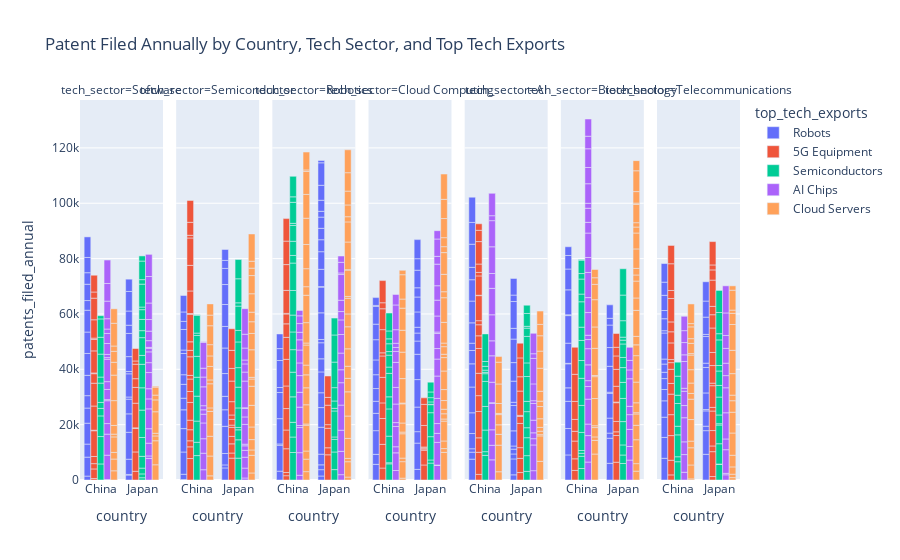

The code cell stored with this chart in its notebook:
### Markdown cell above
### Patent Filed Annually by Country, Tech Sector, and Top Tech Exports

### Code cell
fig = px.bar(
    df, 
    x='country', 
    y='patents_filed_annual', 
    color='top_tech_exports', 
    facet_col='tech_sector', 
    title='Patent Filed Annually by Country, Tech Sector, and Top Tech Exports',
    labels={'market_share':'Market Share (%)'}, 
    barmode='group',
    color_continuous_scale=px.colors.sequential.Rainbow
)

fig.show()

### Figure 1 — Plotly figure (JSON) as saved in the notebook; plotly's stock layout.template omitted (floating-point values rounded to 4 significant figures)
{"data": [{"alignmentgroup": "True", "hovertemplate": "top_tech_exports=Robots<br>tech_sector=Software<br>country=%{x}<br>patents_filed_annual=%{y}<extra></extra>", "legendgroup": "Robots", "marker": {"color": "#636efa", "pattern": {"shape": ""}}, "name": "Robots", "offsetgroup": "Robots", "orientation": "v", "showlegend": true, "textposition": "auto", "type": "bar", "x": ["China", "China", "China", "Japan", "China", "China", "China", "China", "China", "Japan", "China", "Japan", "Japan", "China", "China", "Japan", "Japan", "Japan", "Japan", "China", "Japan", "Japan", "Japan", "Japan", "Japan", "China", "Japan", "China", "China", "Japan"], "xaxis": "x", "y": [1415, 6850, 4711, 1791, 7553, 5465, 4477, 7349, 7903, 214, 7736, 5514, 9728, 7882, 3495, 6653, 5318, 772, 8378, 5894, 834, 5376, 8381, 2970, 5122, 4167, 7079, 5512, 7430, 4434], "yaxis": "y"}, {"alignmentgroup": "True", "hovertemplate": "top_tech_exports=Robots<br>tech_sector=Semiconductor<br>country=%{x}<br>patents_filed_annual=%{y}<extra></extra>", "legendgroup": "Robots", "marker": {"color": "#636efa", "pattern": {"shape": ""}}, "name": "Robots", "offsetgroup": "Robots", "orientation": "v", "showlegend": false, "textposition": "auto", "type": "bar", "x": ["China", "Japan", "China", "Japan", "Japan", "China", "China", "China", "Japan", "Japan", "Japan", "China", "Japan", "China", "China", "Japan", "China", "Japan", "China", "Japan", "China", "Japan", "Japan", "China", "China", "Japan", "Japan", "China"], "xaxis": "x2", "y": [186, 4363, 1896, 1095, 4122, 8032, 8451, 6794, 9819, 5972, 4857, 4199, 8235, 5017, 3463, 9229, 7670, 7791, 1247, 7923, 7432, 7224, 5825, 2923, 3415, 2884, 3959, 5945], "yaxis": "y2"}, {"alignmentgroup": "True", "hovertemplate": "top_tech_exports=Robots<br>tech_sector=Robotics<br>country=%{x}<br>patents_filed_annual=%{y}<extra></extra>", "legendgroup": "Robots", "marker": {"color": "#636efa", "pattern": {"shape": ""}}, "name": "Robots", "offsetgroup": "Robots", "orientation": "v", "showlegend": false, "textposition": "auto", "type": "bar", "x": ["China", "Japan", "Japan", "China", "Japan", "Japan", "Japan", "Japan", "Japan", "Japan", "China", "China", "Japan", "Japan", "Japan", "China", "Japan", "Japan", "Japan", "Japan", "China", "China", "Japan", "Japan", "Japan", "China", "Japan", "Japan", "Japan", "Japan", "Japan", "China", "Japan"], "xaxis": "x3", "y": [3194, 1445, 2286, 9374, 1744, 3857, 9737, 7096, 5350, 7543, 469, 9130, 4725, 5812, 1175, 9439, 9626, 9302, 174, 6254, 1814, 9761, 6362, 4329, 4127, 4293, 4042, 2094, 4004, 5404, 8118, 5294, 848], "yaxis": "y3"}, {"alignmentgroup": "True", "hovertemplate": "top_tech_exports=Robots<br>tech_sector=Cloud Computing<br>country=%{x}<br>patents_filed_annual=%{y}<extra></extra>", "legendgroup": "Robots", "marker": {"color": "#636efa", "pattern": {"shape": ""}}, "name": "Robots", "offsetgroup": "Robots", "orientation": "v", "showlegend": false, "textposition": "auto", "type": "bar", "x": ["Japan", "Japan", "Japan", "Japan", "Japan", "Japan", "Japan", "China", "Japan", "China", "China", "China", "Japan", "Japan", "China", "China", "China", "Japan", "Japan", "Japan", "China", "Japan", "China", "China", "China", "Japan", "China", "China"], "xaxis": "x4", "y": [3841, 9492, 4134, 8878, 9936, 9143, 4782, 5660, 2893, 3614, 8551, 6270, 2089, 5538, 4360, 4584, 5003, 5390, 3337, 6350, 5345, 4160, 7307, 5616, 6386, 6890, 391, 2816], "yaxis": "y4"}, {"alignmentgroup": "True", "hovertemplate": "top_tech_exports=Robots<br>tech_sector=AI<br>country=%{x}<br>patents_filed_annual=%{y}<extra></extra>", "legendgroup": "Robots", "marker": {"color": "#636efa", "pattern": {"shape": ""}}, "name": "Robots", "offsetgroup": "Robots", "orientation": "v", "showlegend": false, "textposition": "auto", "type": "bar", "x": ["China", "China", "Japan", "Japan", "China", "Japan", "China", "Japan", "China", "Japan", "Japan", "Japan", "China", "China", "China", "Japan", "China", "China", "Japan", "Japan", "Japan", "China", "China", "China", "Japan", "Japan", "China", "China", "Japan", "China", "Japan"], "xaxis": "x5", "y": [7535, 2522, 1861, 5757, 1225, 1789, 5508, 1744, 7495, 1133, 5468, 9172, 9302, 8388, 4812, 1156, 2646, 7342, 7644, 6692, 8501, 7875, 7719, 4470, 3885, 9687, 8355, 7876, 2323, 9110, 6017], "yaxis": "y5"}, {"alignmentgroup": "True", "hovertemplate": "top_tech_exports=Robots<br>tech_sector=Biotechnology<br>country=%{x}<br>patents_filed_annual=%{y}<extra></extra>", "legendgroup": "Robots", "marker": {"color": "#636efa", "pattern": {"shape": ""}}, "name": "Robots", "offsetgroup": "Robots", "orientation": "v", "showlegend": false, "textposition": "auto", "type": "bar", "x": ["Japan", "Japan", "China", "Japan", "China", "China", "Japan", "China", "Japan", "Japan", "China", "Japan", "Japan", "China", "China", "China", "China", "China", "China", "China", "Japan", "Japan", "China", "Japan"], "xaxis": "x6", "y": [6031, 9066, 9063, 1841, 9533, 9832, 5422, 4866, 8962, 407, 8687, 9357, 6771, 184, 7278, 9957, 285, 9015, 7527, 4893, 8131, 2440, 3156, 4857], "yaxis": "y6"}, {"alignmentgroup": "True", "hovertemplate": "top_tech_exports=Robots<br>tech_sector=Telecommunications<br>country=%{x}<br>patents_filed_annual=%{y}<extra></extra>", "legendgroup": "Robots", "marker": {"color": "#636efa", "pattern": {"shape": ""}}, "name": "Robots", "offsetgroup": "Robots", "orientation": "v", "showlegend": false, "textposition": "auto", "type": "bar", "x": ["Japan", "Japan", "China", "China", "China", "Japan", "Japan", "Japan", "China", "Japan", "Japan", "China", "China", "Japan", "China", "China", "China", "Japan", "China", "Japan", "China", "China", "China", "Japan", "China", "Japan", "China", "China", "Japan"], "xaxis": "x7", "y": [9291, 8532, 7846, 7534, 7311, 1624, 5524, 486, 5920, 6001, 9212, 4085, 3946, 1545, 2293, 2962, 1805, 9626, 9415, 770, 821, 4331, 2967, 6232, 5500, 5810, 4752, 6720, 6973], "yaxis": "y7"}, {"alignmentgroup": "True", "hovertemplate": "top_tech_exports=5G Equipment<br>tech_sector=Software<br>country=%{x}<br>patents_filed_annual=%{y}<extra></extra>", "legendgroup": "5G Equipment", "marker": {"color": "#EF553B", "pattern": {"shape": ""}}, "name": "5G Equipment", "offsetgroup": "5G Equipment", "orientation": "v", "showlegend": true, "textposition": "auto", "type": "bar", "x": ["Japan", "China", "Japan", "China", "Japan", "Japan", "China", "China", "China", "China", "Japan", "China", "China", "China", "China", "China", "Japan", "Japan", "Japan", "China", "China", "China", "Japan", "Japan", "China", "China", "China"], "xaxis": "x", "y": [3152, 535, 6988, 3461, 8492, 217, 1913, 2584, 9313, 190, 8901, 8734, 8250, 3435, 261, 7974, 5707, 3150, 5237, 4124, 496, 6625, 1163, 4502, 7806, 2232, 6056], "yaxis": "y"}, {"alignmentgroup": "True", "hovertemplate": "top_tech_exports=5G Equipment<br>tech_sector=Semiconductor<br>country=%{x}<br>patents_filed_annual=%{y}<extra></extra>", "legendgroup": "5G Equipment", "marker": {"color": "#EF553B", "pattern": {"shape": ""}}, "name": "5G Equipment", "offsetgroup": "5G Equipment", "orientation": "v", "showlegend": false, "textposition": "auto", "type": "bar", "x": ["Japan", "Japan", "China", "China", "China", "China", "China", "Japan", "Japan", "Japan", "Japan", "China", "Japan", "China", "China", "Japan", "China", "China", "Japan", "Japan", "China", "China", "China", "China", "Japan", "China", "Japan", "China", "China", "China", "China", "Japan", "China"], "xaxis": "x2", "y": [7899, 1851, 7757, 4218, 2188, 4000, 3452, 3305, 2705, 3254, 819, 6408, 2074, 3959, 4496, 1591, 1326, 6714, 4804, 7437, 2335, 3073, 9940, 293, 4579, 8153, 6527, 9240, 9895, 972, 4688, 7815, 7899], "yaxis": "y2"}, {"alignmentgroup": "True", "hovertemplate": "top_tech_exports=5G Equipment<br>tech_sector=Robotics<br>country=%{x}<br>patents_filed_annual=%{y}<extra></extra>", "legendgroup": "5G Equipment", "marker": {"color": "#EF553B", "pattern": {"shape": ""}}, "name": "5G Equipment", "offsetgroup": "5G Equipment", "orientation": "v", "showlegend": false, "textposition": "auto", "type": "bar", "x": ["China", "Japan", "Japan", "China", "China", "China", "China", "China", "China", "Japan", "China", "China", "China", "China", "Japan", "China", "Japan", "Japan", "China", "Japan", "China", "China"], "xaxis": "x3", "y": [1558, 9105, 2539, 1150, 8584, 6774, 7744, 8170, 9631, 7049, 7940, 4870, 3568, 210, 1315, 8323, 7023, 2826, 9313, 7723, 8482, 8138], "yaxis": "y3"}, {"alignmentgroup": "True", "hovertemplate": "top_tech_exports=5G Equipment<br>tech_sector=Cloud Computing<br>country=%{x}<br>patents_filed_annual=%{y}<extra></extra>", "legendgroup": "5G Equipment", "marker": {"color": "#EF553B", "pattern": {"shape": ""}}, "name": "5G Equipment", "offsetgroup": "5G Equipment", "orientation": "v", "showlegend": false, "textposition": "auto", "type": "bar", "x": ["China", "Japan", "Japan", "Japan", "China", "China", "Japan", "China", "Japan", "China", "China", "China", "Japan", "Japan", "China", "Japan", "China", "China", "China"], "xaxis": "x4", "y": [4313, 5432, 5339, 447, 8573, 9333, 366, 5644, 341, 9217, 7746, 1118, 7780, 7614, 8383, 2371, 7545, 2177, 8003], "yaxis": "y4"}, {"alignmentgroup": "True", "hovertemplate": "top_tech_exports=5G Equipment<br>tech_sector=AI<br>country=%{x}<br>patents_filed_annual=%{y}<extra></extra>", "legendgroup": "5G Equipment", "marker": {"color": "#EF553B", "pattern": {"shape": ""}}, "name": "5G Equipment", "offsetgroup": "5G Equipment", "orientation": "v", "showlegend": false, "textposition": "auto", "type": "bar", "x": ["Japan", "China", "Japan", "China", "China", "China", "China", "Japan", "Japan", "China", "Japan", "China", "China", "China", "Japan", "China", "China", "Japan", "China", "China", "China", "China", "China", "China", "Japan", "China", "Japan", "Japan"], "xaxis": "x5", "y": [2697, 2025, 5126, 7993, 5216, 9537, 5709, 3871, 8743, 8077, 2505, 8959, 4587, 3994, 411, 1469, 9046, 8780, 147, 6990, 1256, 3027, 8109, 4083, 5176, 2353, 6816, 5312], "yaxis": "y5"}, {"alignmentgroup": "True", "hovertemplate": "top_tech_exports=5G Equipment<br>tech_sector=Biotechnology<br>country=%{x}<br>patents_filed_annual=%{y}<extra></extra>", "legendgroup": "5G Equipment", "marker": {"color": "#EF553B", "pattern": {"shape": ""}}, "name": "5G Equipment", "offsetgroup": "5G Equipment", "orientation": "v", "showlegend": false, "textposition": "auto", "type": "bar", "x": ["Japan", "China", "Japan", "Japan", "China", "China", "China", "Japan", "Japan", "Japan", "China", "Japan", "Japan", "Japan", "Japan", "China", "Japan", "China", "China"], "xaxis": "x6", "y": [6429, 3463, 9640, 1334, 4185, 6418, 3535, 3757, 6770, 239, 4286, 5704, 6109, 4849, 3124, 6503, 4970, 9797, 9770], "yaxis": "y6"}, {"alignmentgroup": "True", "hovertemplate": "top_tech_exports=5G Equipment<br>tech_sector=Telecommunications<br>country=%{x}<br>patents_filed_annual=%{y}<extra></extra>", "legendgroup": "5G Equipment", "marker": {"color": "#EF553B", "pattern": {"shape": ""}}, "name": "5G Equipment", "offsetgroup": "5G Equipment", "orientation": "v", "showlegend": false, "textposition": "auto", "type": "bar", "x": ["China", "China", "China", "China", "China", "China", "Japan", "China", "China", "Japan", "Japan", "Japan", "Japan", "China", "Japan", "China", "Japan", "China", "Japan", "China", "China", "Japan", "Japan", "Japan", "Japan", "Japan", "Japan", "China", "Japan", "China", "China", "Japan", "Japan"], "xaxis": "x7", "y": [1842, 5298, 8906, 7561, 7424, 3869, 1249, 5103, 2406, 8991, 2058, 5568, 7055, 1110, 1317, 6010, 7834, 4022, 920, 3571, 8449, 6364, 4727, 8834, 4801, 3023, 9487, 2901, 3680, 9658, 6614, 1794, 8443], "yaxis": "y7"}, {"alignmentgroup": "True", "hovertemplate": "top_tech_exports=Semiconductors<br>tech_sector=Software<br>country=%{x}<br>patents_filed_annual=%{y}<extra></extra>", "legendgroup": "Semiconductors", "marker": {"color": "#00cc96", "pattern": {"shape": ""}}, "name": "Semiconductors", "offsetgroup": "Semiconductors", "orientation": "v", "showlegend": true, "textposition": "auto", "type": "bar", "x": ["Japan", "China", "Japan", "Japan", "Japan", "China", "Japan", "Japan", "China", "China", "China", "Japan", "Japan", "China", "Japan", "Japan", "Japan", "China", "Japan", "China", "China", "Japan", "China", "Japan", "Japan", "Japan", "China", "Japan", "Japan"], "xaxis": "x", "y": [819, 5803, 1383, 2091, 4254, 9897, 6809, 9906, 7458, 2709, 2169, 8056, 8492, 6981, 3210, 6414, 2527, 2176, 4064, 8298, 6081, 3518, 6630, 952, 8277, 1627, 1162, 6704, 1865], "yaxis": "y"}, {"alignmentgroup": "True", "hovertemplate": "top_tech_exports=Semiconductors<br>tech_sector=Semiconductor<br>country=%{x}<br>patents_filed_annual=%{y}<extra></extra>", "legendgroup": "Semiconductors", "marker": {"color": "#00cc96", "pattern": {"shape": ""}}, "name": "Semiconductors", "offsetgroup": "Semiconductors", "orientation": "v", "showlegend": false, "textposition": "auto", "type": "bar", "x": ["Japan", "China", "Japan", "Japan", "Japan", "China", "Japan", "Japan", "China", "Japan", "Japan", "Japan", "Japan", "China", "China", "Japan", "China", "China", "China", "Japan", "China", "China", "Japan"], "xaxis": "x2", "y": [7901, 8821, 6621, 3606, 861, 4814, 7065, 7495, 7645, 7051, 9295, 4153, 8783, 9012, 6839, 1183, 7558, 7528, 862, 8688, 6471, 119, 6960], "yaxis": "y2"}, {"alignmentgroup": "True", "hovertemplate": "top_tech_exports=Semiconductors<br>tech_sector=Robotics<br>country=%{x}<br>patents_filed_annual=%{y}<extra></extra>", "legendgroup": "Semiconductors", "marker": {"color": "#00cc96", "pattern": {"shape": ""}}, "name": "Semiconductors", "offsetgroup": "Semiconductors", "orientation": "v", "showlegend": false, "textposition": "auto", "type": "bar", "x": ["Japan", "China", "China", "Japan", "Japan", "China", "China", "Japan", "Japan", "Japan", "China", "China", "China", "China", "Japan", "China", "Japan", "China", "China", "China", "Japan", "China", "Japan", "China", "China", "China", "Japan", "China"], "xaxis": "x3", "y": [3749, 9932, 5599, 6377, 4541, 5313, 9192, 891, 9386, 961, 8922, 8138, 6398, 6097, 2648, 8884, 4821, 9909, 2745, 5125, 9223, 5709, 9805, 777, 7595, 1975, 6095, 7415], "yaxis": "y3"}, {"alignmentgroup": "True", "hovertemplate": "top_tech_exports=Semiconductors<br>tech_sector=Cloud Computing<br>country=%{x}<br>patents_filed_annual=%{y}<extra></extra>", "legendgroup": "Semiconductors", "marker": {"color": "#00cc96", "pattern": {"shape": ""}}, "name": "Semiconductors", "offsetgroup": "Semiconductors", "orientation": "v", "showlegend": false, "textposition": "auto", "type": "bar", "x": ["Japan", "Japan", "China", "Japan", "China", "Japan", "China", "China", "China", "Japan", "China", "Japan", "Japan", "Japan", "China", "China", "China", "China", "Japan", "China", "China", "Japan", "China"], "xaxis": "x4", "y": [6107, 1125, 5829, 8423, 408, 8660, 9607, 9844, 4360, 2906, 8484, 143, 863, 1533, 2273, 4312, 1287, 2825, 2059, 1770, 2856, 3542, 6477], "yaxis": "y4"}, {"alignmentgroup": "True", "hovertemplate": "top_tech_exports=Semiconductors<br>tech_sector=AI<br>country=%{x}<br>patents_filed_annual=%{y}<extra></extra>", "legendgroup": "Semiconductors", "marker": {"color": "#00cc96", "pattern": {"shape": ""}}, "name": "Semiconductors", "offsetgroup": "Semiconductors", "orientation": "v", "showlegend": false, "textposition": "auto", "type": "bar", "x": ["Japan", "Japan", "Japan", "Japan", "China", "China", "Japan", "China", "China", "Japan", "Japan", "China", "Japan", "China", "Japan", "Japan", "Japan", "China", "China", "Japan", "China", "Japan", "China", "China"], "xaxis": "x5", "y": [3123, 5679, 6486, 3601, 8900, 1340, 5812, 7806, 8524, 3710, 8985, 9051, 4919, 2791, 9569, 2986, 661, 480, 803, 4637, 1379, 2990, 1737, 9977], "yaxis": "y5"}, {"alignmentgroup": "True", "hovertemplate": "top_tech_exports=Semiconductors<br>tech_sector=Biotechnology<br>country=%{x}<br>patents_filed_annual=%{y}<extra></extra>", "legendgroup": "Semiconductors", "marker": {"color": "#00cc96", "pattern": {"shape": ""}}, "name": "Semiconductors", "offsetgroup": "Semiconductors", "orientation": "v", "showlegend": false, "textposition": "auto", "type": "bar", "x": ["Japan", "Japan", "China", "China", "Japan", "China", "China", "China", "China", "China", "Japan", "China", "Japan", "China", "China", "China", "Japan", "China", "Japan", "Japan", "China", "China", "China", "Japan", "China", "Japan", "Japan", "Japan", "Japan", "Japan"], "xaxis": "x6", "y": [5966, 3065, 4152, 4426, 3646, 1077, 1003, 6532, 9759, 9801, 8428, 6415, 8368, 7258, 4803, 9167, 5804, 2785, 5338, 3665, 5427, 1992, 4838, 4872, 199, 1385, 1076, 5946, 9255, 9515], "yaxis": "y6"}, {"alignmentgroup": "True", "hovertemplate": "top_tech_exports=Semiconductors<br>tech_sector=Telecommunications<br>country=%{x}<br>patents_filed_annual=%{y}<extra></extra>", "legendgroup": "Semiconductors", "marker": {"color": "#00cc96", "pattern": {"shape": ""}}, "name": "Semiconductors", "offsetgroup": "Semiconductors", "orientation": "v", "showlegend": false, "textposition": "auto", "type": "bar", "x": ["Japan", "Japan", "China", "China", "Japan", "Japan", "Japan", "China", "Japan", "China", "Japan", "China", "China", "Japan", "Japan", "Japan", "Japan", "China", "Japan", "Japan", "Japan", "China"], "xaxis": "x7", "y": [5659, 122, 6604, 1794, 7326, 6757, 475, 7916, 3158, 3112, 6472, 8218, 2985, 4192, 5224, 1981, 9256, 6890, 2242, 7655, 7975, 5051], "yaxis": "y7"}, {"alignmentgroup": "True", "hovertemplate": "top_tech_exports=AI Chips<br>tech_sector=Software<br>country=%{x}<br>patents_filed_annual=%{y}<extra></extra>", "legendgroup": "AI Chips", "marker": {"color": "#ab63fa", "pattern": {"shape": ""}}, "name": "AI Chips", "offsetgroup": "AI Chips", "orientation": "v", "showlegend": true, "textposition": "auto", "type": "bar", "x": ["Japan", "Japan", "China", "China", "Japan", "Japan", "China", "Japan", "Japan", "China", "China", "Japan", "China", "Japan", "China", "Japan", "China", "China", "Japan", "China", "China", "Japan", "Japan", "China", "Japan", "China", "Japan", "China", "China", "Japan", "Japan", "Japan", "China", "China", "Japan", "China"], "xaxis": "x", "y": [7789, 896, 170, 8797, 4620, 5228, 7598, 7171, 3598, 3824, 8255, 3680, 397, 5846, 3678, 3566, 2818, 8100, 3910, 593, 1140, 1284, 328, 3948, 2429, 3621, 3445, 1601, 3734, 4192, 5965, 9579, 6355, 6382, 8004, 8470], "yaxis": "y"}, {"alignmentgroup": "True", "hovertemplate": "top_tech_exports=AI Chips<br>tech_sector=Semiconductor<br>country=%{x}<br>patents_filed_annual=%{y}<extra></extra>", "legendgroup": "AI Chips", "marker": {"color": "#ab63fa", "pattern": {"shape": ""}}, "name": "AI Chips", "offsetgroup": "AI Chips", "orientation": "v", "showlegend": false, "textposition": "auto", "type": "bar", "x": ["China", "China", "Japan", "Japan", "Japan", "China", "Japan", "China", "Japan", "China", "Japan", "Japan", "Japan", "Japan", "China", "Japan", "China", "China", "Japan", "Japan", "China", "Japan", "Japan", "China", "China", "Japan", "China", "Japan", "Japan"], "xaxis": "x2", "y": [3716, 5972, 725, 3573, 3939, 5225, 2493, 5703, 1616, 3171, 599, 7148, 2698, 3062, 1571, 242, 1493, 6809, 9642, 3254, 3534, 2966, 1401, 3207, 9288, 4317, 276, 4997, 9239], "yaxis": "y2"}, {"alignmentgroup": "True", "hovertemplate": "top_tech_exports=AI Chips<br>tech_sector=Robotics<br>country=%{x}<br>patents_filed_annual=%{y}<extra></extra>", "legendgroup": "AI Chips", "marker": {"color": "#ab63fa", "pattern": {"shape": ""}}, "name": "AI Chips", "offsetgroup": "AI Chips", "orientation": "v", "showlegend": false, "textposition": "auto", "type": "bar", "x": ["China", "China", "China", "Japan", "Japan", "China", "China", "Japan", "China", "Japan", "Japan", "China", "Japan", "China", "Japan", "China", "China", "China", "Japan", "China", "China", "Japan", "Japan", "Japan", "Japan", "China", "Japan", "Japan", "Japan"], "xaxis": "x3", "y": [1704, 8170, 9073, 1929, 8429, 740, 6634, 7641, 5354, 9068, 8088, 6048, 4669, 4585, 6031, 4660, 3675, 2728, 6716, 3150, 2794, 5282, 3008, 4090, 9287, 1948, 578, 3839, 2282], "yaxis": "y3"}, {"alignmentgroup": "True", "hovertemplate": "top_tech_exports=AI Chips<br>tech_sector=Cloud Computing<br>country=%{x}<br>patents_filed_annual=%{y}<extra></extra>", "legendgroup": "AI Chips", "marker": {"color": "#ab63fa", "pattern": {"shape": ""}}, "name": "AI Chips", "offsetgroup": "AI Chips", "orientation": "v", "showlegend": false, "textposition": "auto", "type": "bar", "x": ["Japan", "Japan", "China", "Japan", "China", "Japan", "China", "Japan", "Japan", "China", "Japan", "China", "Japan", "China", "Japan", "Japan", "Japan", "Japan", "Japan", "Japan", "China", "China", "Japan", "Japan", "China", "China", "Japan", "China", "China", "Japan", "China", "China"], "xaxis": "x4", "y": [5293, 124, 3434, 8171, 6374, 3268, 2203, 3537, 9091, 7331, 8080, 1391, 6132, 6717, 3796, 5440, 527, 5798, 5730, 5210, 6005, 9049, 7795, 2818, 3945, 1439, 6266, 1521, 4899, 3008, 8943, 3787], "yaxis": "y4"}, {"alignmentgroup": "True", "hovertemplate": "top_tech_exports=AI Chips<br>tech_sector=AI<br>country=%{x}<br>patents_filed_annual=%{y}<extra></extra>", "legendgroup": "AI Chips", "marker": {"color": "#ab63fa", "pattern": {"shape": ""}}, "name": "AI Chips", "offsetgroup": "AI Chips", "orientation": "v", "showlegend": false, "textposition": "auto", "type": "bar", "x": ["China", "Japan", "Japan", "China", "China", "China", "China", "Japan", "China", "China", "China", "China", "China", "China", "Japan", "Japan", "Japan", "Japan", "China", "Japan", "Japan", "Japan", "China", "Japan", "China", "China"], "xaxis": "x5", "y": [7276, 3367, 9299, 5272, 5582, 9541, 276, 2256, 7383, 9545, 5405, 9410, 9554, 5366, 2122, 4569, 6034, 994, 9646, 6090, 9204, 1692, 9451, 7367, 1794, 8064], "yaxis": "y5"}, {"alignmentgroup": "True", "hovertemplate": "top_tech_exports=AI Chips<br>tech_sector=Biotechnology<br>country=%{x}<br>patents_filed_annual=%{y}<extra></extra>", "legendgroup": "AI Chips", "marker": {"color": "#ab63fa", "pattern": {"shape": ""}}, "name": "AI Chips", "offsetgroup": "AI Chips", "orientation": "v", "showlegend": false, "textposition": "auto", "type": "bar", "x": ["China", "China", "Japan", "China", "China", "China", "China", "China", "Japan", "China", "China", "China", "Japan", "Japan", "China", "Japan", "Japan", "China", "Japan", "China", "China", "China", "China", "China", "China", "China", "China", "China", "Japan", "China", "China", "Japan"], "xaxis": "x6", "y": [6489, 9555, 7196, 4156, 9011, 4565, 2116, 5707, 4905, 5850, 3293, 1562, 6172, 5347, 8198, 3001, 9966, 5401, 3191, 9073, 5420, 8828, 3872, 5104, 1789, 7064, 5860, 6760, 3435, 4539, 6224, 4713], "yaxis": "y6"}, {"alignmentgroup": "True", "hovertemplate": "top_tech_exports=AI Chips<br>tech_sector=Telecommunications<br>country=%{x}<br>patents_filed_annual=%{y}<extra></extra>", "legendgroup": "AI Chips", "marker": {"color": "#ab63fa", "pattern": {"shape": ""}}, "name": "AI Chips", "offsetgroup": "AI Chips", "orientation": "v", "showlegend": false, "textposition": "auto", "type": "bar", "x": ["China", "Japan", "Japan", "China", "China", "Japan", "Japan", "China", "China", "China", "China", "Japan", "Japan", "China", "China", "Japan", "Japan", "China", "Japan", "Japan", "Japan", "China", "China", "Japan"], "xaxis": "x7", "y": [2803, 1877, 527, 6385, 4600, 8546, 3876, 8710, 4407, 5167, 1067, 9465, 9034, 9686, 2405, 4389, 4495, 4430, 5353, 4657, 8144, 4300, 5194, 9793], "yaxis": "y7"}, {"alignmentgroup": "True", "hovertemplate": "top_tech_exports=Cloud Servers<br>tech_sector=Software<br>country=%{x}<br>patents_filed_annual=%{y}<extra></extra>", "legendgroup": "Cloud Servers", "marker": {"color": "#FFA15A", "pattern": {"shape": ""}}, "name": "Cloud Servers", "offsetgroup": "Cloud Servers", "orientation": "v", "showlegend": true, "textposition": "auto", "type": "bar", "x": ["China", "China", "Japan", "Japan", "China", "Japan", "Japan", "Japan", "China", "Japan", "China", "China", "China", "Japan", "Japan", "China", "China", "China", "China", "China", "Japan", "China"], "xaxis": "x", "y": [3329, 4247, 5504, 8680, 2397, 1740, 969, 7762, 5599, 4288, 1002, 3141, 8959, 1728, 2885, 9224, 4640, 3966, 1911, 8212, 323, 5222], "yaxis": "y"}, {"alignmentgroup": "True", "hovertemplate": "top_tech_exports=Cloud Servers<br>tech_sector=Semiconductor<br>country=%{x}<br>patents_filed_annual=%{y}<extra></extra>", "legendgroup": "Cloud Servers", "marker": {"color": "#FFA15A", "pattern": {"shape": ""}}, "name": "Cloud Servers", "offsetgroup": "Cloud Servers", "orientation": "v", "showlegend": false, "textposition": "auto", "type": "bar", "x": ["China", "China", "Japan", "Japan", "Japan", "Japan", "Japan", "China", "China", "China", "Japan", "China", "China", "China", "Japan", "Japan", "Japan", "Japan", "China", "Japan", "Japan", "China", "China", "Japan", "Japan", "Japan", "Japan", "China", "Japan", "China", "Japan"], "xaxis": "x2", "y": [1501, 7158, 2548, 6369, 1949, 3732, 4563, 7147, 8991, 1258, 7819, 8713, 1401, 4873, 6902, 2608, 609, 9954, 3794, 5899, 4232, 4062, 6840, 3458, 6650, 6572, 2684, 3837, 2501, 4057, 9847], "yaxis": "y2"}, {"alignmentgroup": "True", "hovertemplate": "top_tech_exports=Cloud Servers<br>tech_sector=Robotics<br>country=%{x}<br>patents_filed_annual=%{y}<extra></extra>", "legendgroup": "Cloud Servers", "marker": {"color": "#FFA15A", "pattern": {"shape": ""}}, "name": "Cloud Servers", "offsetgroup": "Cloud Servers", "orientation": "v", "showlegend": false, "textposition": "auto", "type": "bar", "x": ["Japan", "China", "China", "Japan", "China", "Japan", "Japan", "Japan", "Japan", "Japan", "Japan", "Japan", "China", "Japan", "China", "China", "China", "China", "China", "China", "China", "China", "Japan", "China", "Japan", "Japan", "Japan", "Japan", "China", "Japan", "China", "Japan", "Japan", "Japan", "China", "Japan", "China", "China", "China", "China", "Japan", "China", "Japan"], "xaxis": "x3", "y": [1057, 3023, 4518, 5552, 2926, 1191, 7231, 8083, 8740, 4883, 4368, 6289, 9331, 7967, 440, 6941, 6136, 4674, 3522, 7252, 730, 7369, 4648, 9896, 5658, 652, 9546, 139, 3086, 9987, 6501, 7268, 1873, 4257, 8758, 4988, 9495, 8586, 8332, 536, 6655, 6443, 8275], "yaxis": "y3"}, {"alignmentgroup": "True", "hovertemplate": "top_tech_exports=Cloud Servers<br>tech_sector=Cloud Computing<br>country=%{x}<br>patents_filed_annual=%{y}<extra></extra>", "legendgroup": "Cloud Servers", "marker": {"color": "#FFA15A", "pattern": {"shape": ""}}, "name": "Cloud Servers", "offsetgroup": "Cloud Servers", "orientation": "v", "showlegend": false, "textposition": "auto", "type": "bar", "x": ["Japan", "Japan", "Japan", "China", "Japan", "Japan", "China", "Japan", "China", "China", "China", "Japan", "Japan", "Japan", "Japan", "Japan", "Japan", "Japan", "China", "China", "China", "China", "China", "Japan", "Japan", "Japan", "Japan", "China", "Japan", "Japan", "Japan", "China", "China", "Japan", "Japan", "Japan", "Japan", "China", "China"], "xaxis": "x4", "y": [9989, 1354, 2757, 660, 7179, 761, 5964, 1891, 1290, 8796, 606, 1647, 3131, 3965, 6705, 4838, 1221, 2741, 3274, 6937, 287, 8826, 9563, 1290, 7494, 8901, 2166, 7907, 6282, 7850, 2145, 7991, 3275, 3250, 6907, 6947, 9137, 8798, 1576], "yaxis": "y4"}, {"alignmentgroup": "True", "hovertemplate": "top_tech_exports=Cloud Servers<br>tech_sector=AI<br>country=%{x}<br>patents_filed_annual=%{y}<extra></extra>", "legendgroup": "Cloud Servers", "marker": {"color": "#FFA15A", "pattern": {"shape": ""}}, "name": "Cloud Servers", "offsetgroup": "Cloud Servers", "orientation": "v", "showlegend": false, "textposition": "auto", "type": "bar", "x": ["Japan", "Japan", "China", "China", "China", "China", "Japan", "Japan", "China", "Japan", "China", "Japan", "Japan", "Japan", "Japan", "Japan", "China", "China", "Japan", "China", "Japan", "China", "Japan", "Japan"], "xaxis": "x5", "y": [6755, 9181, 2984, 9599, 3918, 3436, 452, 1252, 3694, 1371, 423, 3125, 4399, 1953, 3591, 8318, 3588, 7057, 6177, 7877, 5541, 2030, 4110, 4810], "yaxis": "y5"}, {"alignmentgroup": "True", "hovertemplate": "top_tech_exports=Cloud Servers<br>tech_sector=Biotechnology<br>country=%{x}<br>patents_filed_annual=%{y}<extra></extra>", "legendgroup": "Cloud Servers", "marker": {"color": "#FFA15A", "pattern": {"shape": ""}}, "name": "Cloud Servers", "offsetgroup": "Cloud Servers", "orientation": "v", "showlegend": false, "textposition": "auto", "type": "bar", "x": ["Japan", "Japan", "Japan", "China", "China", "Japan", "China", "Japan", "China", "Japan", "Japan", "Japan", "Japan", "China", "Japan", "Japan", "China", "Japan", "Japan", "China", "China", "China", "Japan", "China", "China", "Japan", "China", "Japan", "Japan", "Japan", "Japan", "Japan", "Japan", "China", "Japan", "China", "Japan", "Japan", "Japan"], "xaxis": "x6", "y": [3198, 2714, 8635, 9379, 4942, 5219, 1254, 4090, 3363, 468, 3574, 7468, 9564, 665, 3904, 3064, 9837, 9397, 4476, 7899, 416, 9824, 6098, 7726, 9849, 2207, 5524, 2396, 7027, 5746, 2153, 1569, 6595, 2398, 479, 2987, 4162, 7524, 3668], "yaxis": "y6"}, {"alignmentgroup": "True", "hovertemplate": "top_tech_exports=Cloud Servers<br>tech_sector=Telecommunications<br>country=%{x}<br>patents_filed_annual=%{y}<extra></extra>", "legendgroup": "Cloud Servers", "marker": {"color": "#FFA15A", "pattern": {"shape": ""}}, "name": "Cloud Servers", "offsetgroup": "Cloud Servers", "orientation": "v", "showlegend": false, "textposition": "auto", "type": "bar", "x": ["China", "Japan", "Japan", "China", "China", "China", "China", "China", "Japan", "China", "Japan", "China", "Japan", "China", "Japan", "Japan", "China", "China", "Japan", "Japan", "Japan", "China", "Japan", "Japan", "Japan", "China", "China", "Japan", "Japan", "China", "China"], "xaxis": "x7", "y": [403, 859, 1245, 5025, 6221, 2406, 7789, 7358, 2625, 2074, 4211, 3756, 8043, 4822, 7509, 4149, 5291, 532, 2020, 7770, 8420, 3697, 9338, 4038, 1159, 1695, 4262, 7192, 1569, 1176, 7107], "yaxis": "y7"}], "layout": {"annotations": [{"font": {}, "showarrow": false, "text": "tech_sector=Software", "x": 0.06286, "xanchor": "center", "xref": "paper", "y": 1, "yanchor": "bottom", "yref": "paper"}, {"font": {}, "showarrow": false, "text": "tech_sector=Semiconductor", "x": 0.2086, "xanchor": "center", "xref": "paper", "y": 1, "yanchor": "bottom", "yref": "paper"}, {"font": {}, "showarrow": false, "text": "tech_sector=Robotics", "x": 0.3543, "xanchor": "center", "xref": "paper", "y": 1, "yanchor": "bottom", "yref": "paper"}, {"font": {}, "showarrow": false, "text": "tech_sector=Cloud Computing", "x": 0.5, "xanchor": "center", "xref": "paper", "y": 1, "yanchor": "bottom", "yref": "paper"}, {"font": {}, "showarrow": false, "text": "tech_sector=AI", "x": 0.6457, "xanchor": "center", "xref": "paper", "y": 1, "yanchor": "bottom", "yref": "paper"}, {"font": {}, "showarrow": false, "text": "tech_sector=Biotechnology", "x": 0.7914, "xanchor": "center", "xref": "paper", "y": 1, "yanchor": "bottom", "yref": "paper"}, {"font": {}, "showarrow": false, "text": "tech_sector=Telecommunications", "x": 0.9371, "xanchor": "center", "xref": "paper", "y": 1, "yanchor": "bottom", "yref": "paper"}], "barmode": "group", "legend": {"title": {"text": "top_tech_exports"}, "tracegroupgap": 0}, "title": {"text": "Patent Filed Annually by Country, Tech Sector, and Top Tech Exports"}, "xaxis": {"anchor": "y", "domain": [0, 0.1257], "title": {"text": "country"}}, "xaxis2": {"anchor": "y2", "domain": [0.1457, 0.2714], "matches": "x", "title": {"text": "country"}}, "xaxis3": {"anchor": "y3", "domain": [0.2914, 0.4171], "matches": "x", "title": {"text": "country"}}, "xaxis4": {"anchor": "y4", "domain": [0.4371, 0.5629], "matches": "x", "title": {"text": "country"}}, "xaxis5": {"anchor": "y5", "domain": [0.5829, 0.7086], "matches": "x", "title": {"text": "country"}}, "xaxis6": {"anchor": "y6", "domain": [0.7286, 0.8543], "matches": "x", "title": {"text": "country"}}, "xaxis7": {"anchor": "y7", "domain": [0.8743, 1.0], "matches": "x", "title": {"text": "country"}}, "yaxis": {"anchor": "x", "domain": [0, 1], "title": {"text": "patents_filed_annual"}}, "yaxis2": {"anchor": "x2", "domain": [0, 1], "matches": "y", "showticklabels": false}, "yaxis3": {"anchor": "x3", "domain": [0, 1], "matches": "y", "showticklabels": false}, "yaxis4": {"anchor": "x4", "domain": [0, 1], "matches": "y", "showticklabels": false}, "yaxis5": {"anchor": "x5", "domain": [0, 1], "matches": "y", "showticklabels": false}, "yaxis6": {"anchor": "x6", "domain": [0, 1], "matches": "y", "showticklabels": false}, "yaxis7": {"anchor": "x7", "domain": [0, 1], "matches": "y", "showticklabels": false}}}
